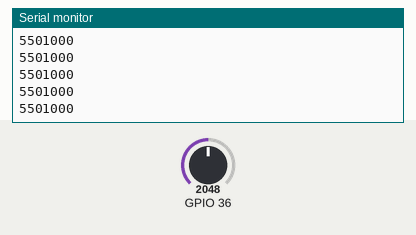
This sketch was run on a simulated ESP32. Shown: the last lines printed to the serial monitor. Inputs (shaded band) come from the test bench; at power-on: GPIO 36 = 2048.

Above: at 1.2 s.
1.3 s: GPIO 36 set to 2866
At 1.31 s:
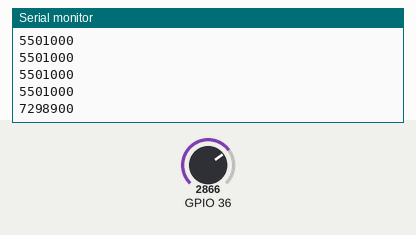
2.8 s: GPIO 36 set to 3603
At 2.81 s:
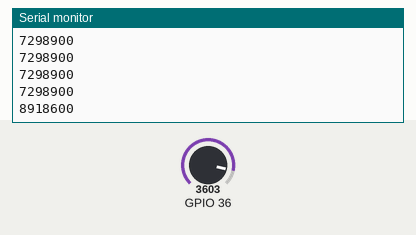
Timing chart, 0 to 5.8 s (numbered marks = the images above; inputs shaded):
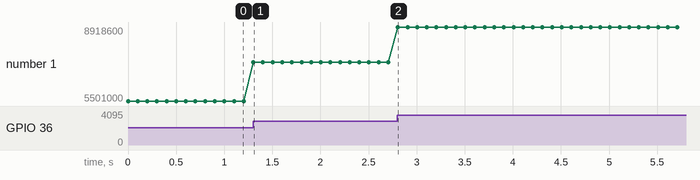

Measured:
- after the input at 1.3 s, the serial monitor: prints a new line at once (image 1)
- after the input at 2.8 s, the serial monitor: prints a new line at once (image 2)
- plotted number 1: 5501000 → 7298900 after the input at 1.3 s, 7298900 → 8918600 after the input at 2.8 s

The sketch:

analogRead_test.ino
```cpp
void setup() {
  // initialize serial communication at 115200 bits per second:
  Serial.begin(115200);
}

// the loop routine runs over and over again forever:
void loop() {
  // read the input on analog ADC1_0:
  long int sensorValue = analogRead(36);
  // print out the value you read:
  sensorValue = map(sensorValue, 0, 4095, 10000, 100000); // 0.1s to 1s
  sensorValue *= 100;
  Serial.println(sensorValue);
  delay(100);        // delay in between reads for stability
}
```
